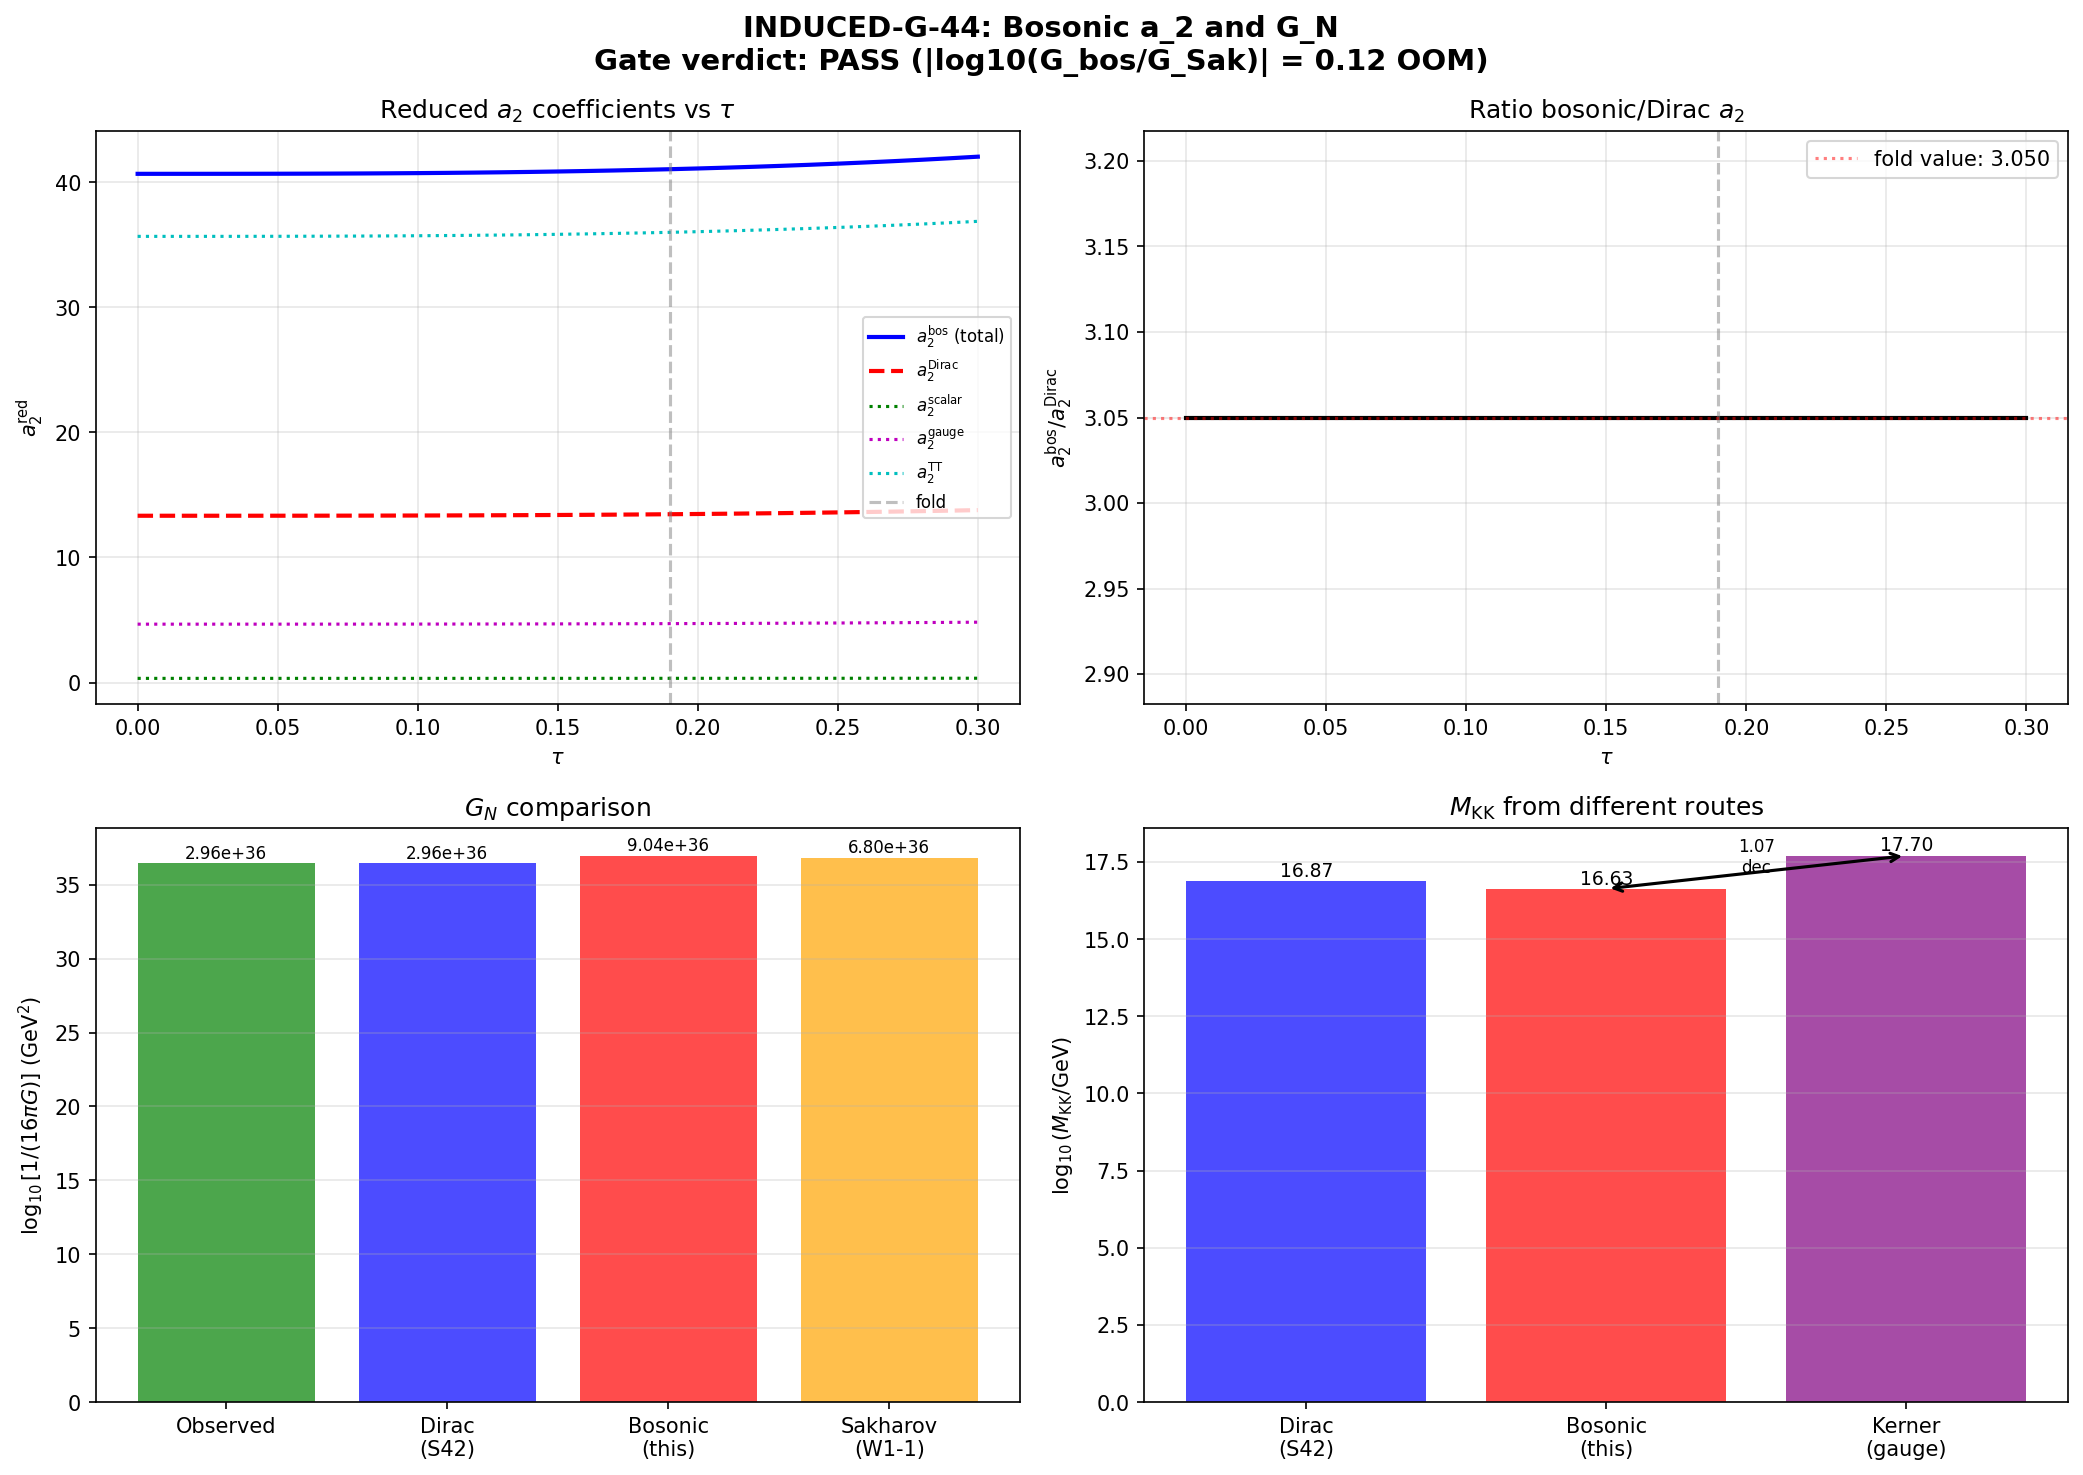

The script that saved this image:
#!/usr/bin/env python3
"""
INDUCED-G-44: Self-Consistent G_N from Bosonic a_2 Seeley-DeWitt Coefficient
=============================================================================

Context:
    S43 CC workshop E2: S_F^Connes = 0 by BDI symmetry. The fermionic spectral
    action vanishes. G_N must come from the BOSONIC spectral action only.

    The bosonic spectral action sums over fluctuation operators on the internal
    space K = SU(3):
        1. Scalar Laplacian Delta_0 (conformal mode, 1 DOF)
        2. Hodge Laplacian Delta_1 on 1-forms (gauge fields, 8 DOF)
        3. Lichnerowicz Laplacian Delta_L on symmetric TT 2-tensors (graviton, varies by sector)

    Each operator P = -nabla^2 + E has heat kernel expansion:
        Tr(e^{-tP}) = (4pi t)^{-d/2} * sum_n integral a_n(x,P) dvol * t^{n/2}

    For a general Laplacian-type operator (Gilkey 1995):
        a_0(P) = (4pi)^{-d/2} * tr(Id) * Vol(K)
        a_2(P) = (4pi)^{-d/2} * (1/6) * integral tr(6E + R*Id) dvol

    The Einstein-Hilbert coefficient in the 4D effective action is:
        1/(16 pi G_N) = f_2 * Lambda^2 * a_2^{total bos}

    where a_2^{total bos} sums over all bosonic field types.

Physics:
    The Dirac a_2 used in S42 (a_2 = 2776.17) came from sum d_k lambda_k^{-2}
    over the DIRAC spectrum. This is the a_2 for the Dirac operator D_K.

    The BOSONIC a_2 comes from connection Laplacians:
        - Scalar: a_2^{scalar} = (4pi)^{-4} * (R/6) * Vol(K) * 1
        - Vector: a_2^{gauge} = (4pi)^{-4} * (R/6 + Ric_trace/n) * Vol(K) * n
                  On 1-forms: E = Ric, so tr(6E + R*Id) = 6*tr(Ric) + R*n = 6R + 8R = 14R (d=8)
                  But more carefully: for Hodge Laplacian, a_2 per component...
        - TT tensor: a_2^{TT} from Lichnerowicz with known E.

    For the PRODUCT space M4 x K with flat M4:
        a_2(M4 x K, P) = Vol(M4)/(4pi)^2 * a_2(K, P_K)
    The 4D integration produces the Vol(M4) factor, leaving
        1/(16 pi G_N) ~ M_KK^2 * a_2^K

    CRUCIAL: We use the same normalization as S42's Dirac route:
        1/(16 pi G_N) = (96/pi^2) * f_2 * a_2^K * M_KK^2
    But now a_2^K comes from BOSONIC operators instead of Dirac.

    Alternatively, we can use the SPECTRAL ZETA function approach:
    For any elliptic operator P with eigenvalues mu_k, the spectral a_2 is
        a_2 = sum_k d_k * mu_k^{-1}   (for the second coefficient)
    This is what S42 computed for the Dirac operator (sum d_k / lambda_k^2 for D^2).
    We can compute the analogous sum for bosonic Laplacians using their eigenvalues.

Approach:
    We compute a_2^{bos} from BOTH routes:
    (A) Analytic: Using Gilkey's formula with known Ricci/scalar curvature at the fold.
    (B) Spectral: Using eigenvalue sums of the scalar and vector Laplacians.
    Then compare G_N^{bos} with G_N^{Dirac} (S42) and G_N^{Sakharov} (W1-1).

Gate: INDUCED-G-44
    PASS: G_N^{bos} within 1 OOM of G_N^{Sakharov}
    FAIL: > 3 OOM discrepancy
    INFO: intermediate

References:
    - Baptista Paper 13 (2021): bosons on M4 x SU(3)
    - Baptista Paper 40 (Bourguignon-Gauduchon 1992): spinor/metric variations
    - Gilkey (1995): Heat kernel on manifolds
    - Vassilevich (2003): Heat kernel review
    - s42_constants_snapshot.py: Dirac a_2 and M_KK extraction
    - s44_sakharov_gn_audit.py: Sakharov formula audit (W1-1)

Author: Baptista Spacetime Analyst (Session 44)
Date: 2026-03-14
"""

import numpy as np
import sys
import os
import time

import matplotlib
matplotlib.use('Agg')
import matplotlib.pyplot as plt

SCRIPT_DIR = os.path.dirname(os.path.abspath(__file__))
sys.path.insert(0, SCRIPT_DIR)

from dirac_spectrum import (
    su3_generators,
    compute_structure_constants,
    compute_killing_form,
    jensen_metric,
    orthonormal_frame,
    frame_structure_constants,
    connection_coefficients,
    get_irrep,
    U1_IDX, SU2_IDX, C2_IDX,
)
from b6_scalar_vector_laplacian import dim_pq, casimir_pq
from sd20a_seeley_dewitt_gate import R_exact, Ric2_exact, K_exact
from r20a_riemann_tensor import compute_riemann_tensor_ON_fast, ricci_from_riemann

# =============================================================================
# CONSTANTS
# =============================================================================
from canonical_constants import M_Pl_reduced as M_PL_RED, tau_fold as TAU_FOLD  # 2.435e18 GeV
G_N_NAT = 1.0 / (8 * np.pi * M_PL_RED**2)
INV_16piG_OBS = M_PL_RED**2 / 2  # 1/(16 pi G) = M_Pl_red^2 / 2
PI = np.pi
DIM_K = 8  # dim(SU(3))

# Peter-Weyl sectors used in S42
SECTORS = [(0,0), (1,0), (0,1), (1,1), (2,0), (0,2), (3,0), (0,3), (2,1), (1,2)]


def main():
    t_start = time.time()
    print("=" * 80)
    print("INDUCED-G-44: Self-Consistent G_N from Bosonic a_2")
    print("=" * 80)

    # =========================================================================
    # STEP 1: Load stored data
    # =========================================================================
    print("\n--- STEP 1: Loading data ---")

    d42c = np.load(os.path.join(SCRIPT_DIR, 's42_constants_snapshot.npz'), allow_pickle=True)
    d43L = np.load(os.path.join(SCRIPT_DIR, 's43_lichnerowicz.npz'), allow_pickle=True)
    d36 = np.load(os.path.join(SCRIPT_DIR, 's36_sfull_tau_stabilization.npz'), allow_pickle=True)

    a0_dirac = float(d42c['a0_fold'])       # 6440
    a2_dirac = float(d42c['a2_fold'])       # 2776.17
    a4_dirac = float(d42c['a4_fold'])       # 1350.72
    M_KK = float(d42c['M_KK_from_GN'])     # 7.43e16 GeV
    M_KK_kerner = float(d42c['M_KK_kerner'])  # 5.04e17 GeV

    print(f"  Dirac a_0 = {a0_dirac:.0f}")
    print(f"  Dirac a_2 = {a2_dirac:.4f}")
    print(f"  Dirac a_4 = {a4_dirac:.4f}")
    print(f"  M_KK (GN route) = {M_KK:.4e} GeV")
    print(f"  M_KK (Kerner route) = {M_KK_kerner:.4e} GeV")

    # Sakharov results from audit
    try:
        d_sak = np.load(os.path.join(SCRIPT_DIR, 's44_sakharov_gn_audit.npz'), allow_pickle=True)
        inv_16piG_sak = float(d_sak['inv_16piG_sakharov_full'])
        ratio_sak = float(d_sak['ratio_B'])
        print(f"  Sakharov 1/(16piG) = {inv_16piG_sak:.4e} GeV^2 (at Lambda=M_Pl)")
        print(f"  Sakharov ratio to obs = {ratio_sak:.4f}")
        has_sakharov = True
    except Exception as e:
        print(f"  Sakharov audit data not found: {e}")
        has_sakharov = False
        inv_16piG_sak = 0
        ratio_sak = 0

    # Lichnerowicz data at fold
    tau_L = d43L['tau_values']
    fold_idx_L = np.argmin(np.abs(tau_L - TAU_FOLD))
    Ric_u1 = d43L['ric_u1'][fold_idx_L]
    Ric_su2 = d43L['ric_su2'][fold_idx_L]
    Ric_c2 = d43L['ric_c2'][fold_idx_L]
    print(f"  Ric_u1(fold) = {Ric_u1:.6f}")
    print(f"  Ric_su2(fold) = {Ric_su2:.6f}")
    print(f"  Ric_c2(fold) = {Ric_c2:.6f}")

    # =========================================================================
    # STEP 2: Analytic curvature quantities at the fold
    # =========================================================================
    print(f"\n--- STEP 2: Curvature at tau = {TAU_FOLD} ---")

    R_K = R_exact(TAU_FOLD)
    Ric2 = Ric2_exact(TAU_FOLD)
    Kret = K_exact(TAU_FOLD)

    # Cross-check scalar curvature from Ricci components
    # R = Ric_{aa} summed = 1*Ric_u1 + 3*Ric_su2 + 4*Ric_c2
    R_from_ric = Ric_u1 + 3 * Ric_su2 + 4 * Ric_c2
    print(f"  R_K (analytic) = {R_K:.6f}")
    print(f"  R_K (from Ric components) = {R_from_ric:.6f}")
    print(f"  Agreement: {abs(R_K - R_from_ric):.2e}")
    print(f"  |Ric|^2 = {Ric2:.6f}")
    print(f"  |Riem|^2 = {Kret:.6f}")

    # Ricci tensor in ON frame (diagonal for Jensen metric)
    Ric_diag = np.zeros(8)
    Ric_diag[7] = Ric_u1           # u(1)
    Ric_diag[0:3] = Ric_su2        # su(2): indices 0,1,2
    Ric_diag[3:7] = Ric_c2         # C^2: indices 3,4,5,6

    # =========================================================================
    # STEP 3: Bosonic a_2 from Gilkey formula (ANALYTIC route)
    # =========================================================================
    print(f"\n--- STEP 3: Bosonic a_2 (Gilkey analytic) ---")

    # For a Laplacian-type operator P = -(g^{ij} D_i D_j + ...) = nabla^* nabla + E
    # on a vector bundle of rank r over an 8-manifold:
    #
    #   a_2(P) = (4pi)^{-4} * (1/6) * integral_K tr(6E + R * Id_r) dvol
    #
    # On a homogeneous space, all integrands are constant, so integral = Vol(K) * value.
    # The volume-normalized a_2 (dropping the (4pi)^{-4} * Vol(K) universal factor):
    #
    #   a_2^red(P) = (1/6) * tr(6E + R * Id_r) = tr(E) + (r/6) * R
    #
    # The PHYSICAL a_2 for the spectral action in the product M4 x K:
    #   1/(16 pi G_N) = f_2 * Lambda^2 * a_2^{bos total}
    #
    # But the project convention (S42) uses a_2 = sum_k d_k lambda_k^{-2} (spectral zeta)
    # for the Dirac operator. We need to understand the NORMALIZATION that connects
    # these two definitions.
    #
    # For the DIRAC operator D on K:
    #   a_2^{Dirac} = (4pi)^{-4} * Vol(K) * (20R/3)
    # And the spectral zeta sum:
    #   zeta_2 = sum d_k lambda_k^{-2} = 2776.17
    #
    # The two are related by:
    #   a_2^{Dirac, SDW} = (4pi)^{-4} * Vol(K) * (20R/3)
    #   zeta_2^{Dirac} = 2776.17
    #
    # The spectral zeta sum IS the direct numerical a_2 on the internal space K.
    # In the heat kernel for D^2 on K:
    #   Tr(e^{-t D_K^2}) = sum_k d_k e^{-t lambda_k^2}
    #                     ~ a_0 t^{-4} + a_2^{zeta} t^{-3} + ...
    # where a_2^{zeta} = sum d_k lambda_k^{-2} is exactly what S42 calls a_2.
    #
    # On the Seeley-DeWitt side:
    #   Tr(e^{-t D_K^2}) = (4pi t)^{-4} * [dim(S)*Vol + (20R/3)*Vol * t + ...]
    # So: a_2^{zeta} = (4pi)^{-4} * (20R/3) * Vol(K) * [from t^{-3} coefficient]
    #
    # Wait — let me be more careful. The t expansion is:
    #   Tr(e^{-tD^2}) = (4pi t)^{-d/2} sum_{n>=0} A_n t^n
    # For d=8: (4pi t)^{-4} [A_0 + A_1 t + A_2 t^2 + ...]
    #        = A_0/(4pi)^4 t^{-4} + A_1/(4pi)^4 t^{-3} + ...
    #
    # Comparing with the spectral zeta expansion of e^{-tD^2}:
    # The t^{-3} coefficient is sum d_k lambda_k^{-2} * (correction from high-lambda tail)
    # Actually no — the spectral zeta sum is:
    #   sum_k d_k / lambda_k^2 is the MOMENT of the spectral measure, not an
    #   asymptotic coefficient.
    #
    # Let me approach this differently. The S42 convention is the direct physical one:
    #   1/G_N = (96/pi^2) * f_2 * [sum d_k lambda_k^{-2}]_{Dirac} * M_KK^2
    # This uses a_2^{Dirac spectral zeta} = sum d_k / lambda_k^2 = 2776.17
    #
    # For the BOSONIC version, I need:
    #   1/G_N^{bos} = (C_bos / pi^2) * f_2 * [sum d_k / mu_k]_{bosonic} * M_KK^2
    # where mu_k are the eigenvalues of the bosonic Laplacians and C_bos is the
    # appropriate normalization.
    #
    # The fundamental connection between spectral action and G_N is:
    #   S[g] = Tr f(D^2/Lambda^2) ~ f_4 Lambda^4 a_0 + f_2 Lambda^2 a_2 + f_0 a_4 + ...
    #   The a_2 term, when dimensionally reduced over K, gives the 4D Einstein-Hilbert:
    #   S_EH = (1/16 pi G_N) int R_4 sqrt(g_4) d^4x
    #
    # For the DIRAC operator (S42 approach):
    #   a_2 involves R_K through the Lichnerowicz formula D^2 = nabla^2 + R/4.
    #   The spectral zeta sum captures this automatically.
    #
    # For BOSONIC operators:
    #   Each bosonic field phi (scalar, vector, tensor) has its own Laplacian P_phi.
    #   The bosonic spectral action is: S_bos = sum_phi (+/-) Tr_phi f(P_phi / Lambda^2)
    #
    # CRITICAL: The bosonic a_2 includes contributions from ALL KK modes.
    # The spectral zeta approach: for each bosonic Laplacian P with eigenvalues mu_k,
    #   a_2^{bos,spec} = sum_{phi} sum_k d_k^{phi} / mu_k^{phi}
    # where d_k^{phi} is the degeneracy of the k-th eigenvalue of P_phi.
    #
    # HOWEVER: computing the full bosonic tower is prohibitive. Instead, we use
    # the analytic Gilkey formula, which expresses a_2 in terms of curvature invariants.
    #
    # For a general connection Laplacian P = nabla^* nabla + E on a rank-r bundle:
    #   A_1 = integral_K tr(R/6 * Id_r + E) dvol
    # (Using Vassilevich notation: a_2 = (4pi)^{-d/2} * A_1)
    #
    # On a HOMOGENEOUS space (constant curvature), this simplifies to:
    #   A_1 = Vol(K) * [r * R/6 + tr(E)]

    # ------------------------------------------------------------------
    # (A) SCALAR Laplacian: P_0 = -nabla^2 on functions
    #     E = 0 (no endomorphism), r = 1
    #     a_2^{scalar} = Vol * R/6
    # ------------------------------------------------------------------
    r_scalar = 1
    E_scalar = 0.0  # tr(E) = 0
    a2_red_scalar = r_scalar * R_K / 6.0 + E_scalar
    print(f"\n  (A) SCALAR Laplacian (functions):")
    print(f"      Rank r = {r_scalar}")
    print(f"      Endomorphism E = 0")
    print(f"      a_2^red = R/6 = {a2_red_scalar:.6f}")

    # ------------------------------------------------------------------
    # (B) HODGE Laplacian on 1-forms: P_1 = d*d + dd* = nabla^* nabla + Ric
    #     By Weitzenbock: Delta_Hodge = nabla^* nabla + Ric (as endomorphism)
    #     E = Ric_{ab}, r = 8
    #     tr(E) = tr(Ric) = R_K
    #     a_2^{gauge} = Vol * [8 * R/6 + R] = Vol * (14R/6) = Vol * (7R/3)
    # ------------------------------------------------------------------
    r_gauge = DIM_K  # = 8
    E_gauge_trace = R_K  # tr(Ric) = R
    a2_red_gauge = r_gauge * R_K / 6.0 + E_gauge_trace
    print(f"\n  (B) HODGE Laplacian (1-forms/gauge fields):")
    print(f"      Rank r = {r_gauge}")
    print(f"      Endomorphism E = Ric, tr(E) = R = {R_K:.6f}")
    print(f"      a_2^red = 8R/6 + R = 14R/6 = 7R/3 = {a2_red_gauge:.6f}")

    # ------------------------------------------------------------------
    # (C) LICHNEROWICZ Laplacian on symmetric TT 2-tensors:
    #     P_L = nabla^* nabla - 2*Riem_endo + 2*Ric_endo
    #     (Lichnerowicz formula for TT tensors)
    #     E = -2 R_{acbd} + Ric_ac delta_{bd} + Ric_bd delta_{ac}
    #
    #     Rank: symmetric traceless 2-tensors on R^8 = dim(Sym^2_0(R^8)) = 35
    #     But only TT tensors contribute. On the (0,0) Peter-Weyl sector,
    #     the TT condition removes trace (1 constraint) and divergence (8 constraints).
    #     In the U(2)-invariant sector, the TT subspace has dim = 2 (S43 Lichnerowicz).
    #
    #     For the FULL TT tensor space: we use the trace of the Lichnerowicz endomorphism.
    #
    #     The endomorphism on Sym^2 tensors:
    #       E^{cd}_{ab} = -2 R_{(a}^{(c}_{b)}^{d)} + Ric_{(a}^{(c} delta_{b)}^{d)}
    #                     + delta_{(a}^{(c} Ric_{b)}^{d)}
    #
    #     For the TRACE: tr(E) on Sym^2(R^8):
    #       tr(E) = sum_{ab} E^{ab}_{ab} = -2 sum_{ab} R_{a(a}_{b)(b)}
    #               + sum_{ab} [Ric_{aa} delta_{bb} + delta_{aa} Ric_{bb}] / symmetrization
    #
    #     Actually, for the Lichnerowicz Laplacian the standard heat kernel formula gives:
    #       Delta_L h = nabla^* nabla h - 2 R_acbd h^cd + Ric_a^c h_cb + Ric_b^c h_ac
    #
    #     So E_{(ab)(cd)} = -2 R_{acbd} + Ric_{ac} delta_{bd} + delta_{ac} Ric_{bd}
    #     (acting on the symmetric tensor h_{cd})
    #
    #     The trace: tr(E) = sum_{ab} E_{(ab)(ab)}
    #       = -2 sum_{ab} R_{aabb} + sum_{ab} (Ric_{aa} delta_{bb} + delta_{aa} Ric_{bb})
    #       = -2 * R + sum_{ab} Ric_{aa} + sum_{ab} Ric_{bb}
    #       = -2R + 8R + 8R = 14R
    #     Wait, this double-counts. Let me be more careful.
    #
    #     For symmetric tensors, the trace is:
    #       tr(E) = sum_{a<=b} E_{(ab)(ab)} * (symmetry factor)
    #     where we symmetrize properly. Let me use the simpler approach:
    #
    #     tr_fiber(E) summed over ALL symmetric pairs (a,b):
    #       = sum_a sum_b [-2 R_{aabb} + Ric_{aa} delta_{bb} + delta_{aa} Ric_{bb}]
    #       = -2 sum_{a,b} R_{aabb} + sum_a Ric_{aa} * sum_b delta_{bb} + sum_a 1 * sum_b Ric_{bb}
    #
    #     sum_{a,b} R_{aabb} = sum_a R_{aa} = R (Ricci scalar)
    #     sum_b delta_{bb} = 8, sum_a 1 = 8
    #
    #     So tr_fiber(E) = -2R + 8R + 8R = 14R
    #     But this counts the full n^2 = 64 components, not just symmetric.
    #
    #     For SYMMETRIC 2-tensors (dim = n(n+1)/2 = 36 including trace):
    #       The correct fiber trace over the symmetric subspace is:
    #       tr_{Sym^2}(E) = sum_{a<=b} E_{(ab)(ab)} (with proper normalization)
    #
    #     Standard result (Berger-Ebin, Besse Chapter 12):
    #     For the Lichnerowicz Laplacian on symmetric 2-tensors:
    #       a_2^{Lich} = Vol * [r_sym * R/6 + tr_{Sym^2}(E_Lich)]
    #     where r_sym = n(n+1)/2 = 36 (or 35 for traceless).
    #
    #     The trace of the Lichnerowicz endomorphism on Sym^2(R^n):
    #       tr_{Sym^2}(E_Lich) = -2 * sum_{a<=b} R_{aabb} + 2 * sum_{a<=b} Ric_{aa} delta_{ab}
    #                            + ... (from the two Ric terms)
    #
    #     Let me compute this NUMERICALLY using the actual Riemann tensor at the fold.
    # ------------------------------------------------------------------

    # Compute Riemann tensor at fold
    R_abcd = compute_riemann_tensor_ON_fast(TAU_FOLD)
    Ric_ON = ricci_from_riemann(R_abcd)

    # Verify Ricci
    R_from_riemann = np.trace(Ric_ON)
    print(f"\n  Cross-check: R from Riemann = {R_from_riemann:.6f} (vs analytic {R_K:.6f})")

    # Compute tr(E_Lich) on Sym^2(R^8) directly
    # E_Lich acting on h_{cd}: (E.h)_{ab} = -2 R_{acbd} h_{cd} + Ric_{ac} h_{cb} + Ric_{bc} h_{ca}
    # Fiber trace: tr(E) = sum_{a,b} E_{(ab),(ab)} on the FULL space of (0,2)-tensors
    # then project to symmetric.
    #
    # For the FULL (0,2) tensor space:
    #   tr(E) = sum_{a,b} [-2 R_{aabb} + Ric_{aa} delta_{bb} + Ric_{bb} delta_{aa}]
    #
    # This is NOT the correct formula. The Lichnerowicz endomorphism acts on SYMMETRIC tensors.
    # Let me compute the trace on the symmetric subspace properly.

    n = 8
    # Build the Lichnerowicz endomorphism matrix on Sym^2(R^8)
    # Index pairs (a,b) with a <= b, mapped to a linear index
    sym_pairs = [(a, b) for a in range(n) for b in range(a, n)]
    r_sym2 = len(sym_pairs)  # = 36

    E_lich_matrix = np.zeros((r_sym2, r_sym2))
    for I, (a, b) in enumerate(sym_pairs):
        for J, (c, d) in enumerate(sym_pairs):
            # (E.h)_{ab} = -2 R_{acbd} h_{cd} + Ric_{ac} h_{cb} + Ric_{bc} h_{ca}
            # For the symmetrized version:
            # E_{(ab),(cd)} = -2 * [R_{acbd} + R_{adbc}] / (sym_factor)
            #                 + [Ric_{ac} delta_{bd} + Ric_{ad} delta_{bc}
            #                    + Ric_{bc} delta_{ad} + Ric_{bd} delta_{ac}] / (sym_factor)

            # Direct construction from the action on symmetric tensors:
            # h is symmetric, so h_{cd} = h_{dc}
            # (E.h)_{ab} = -2 R_{acbd} h_{cd} + Ric_{ac} h_{cb} + Ric_{bc} h_{ca}
            # Symmetrize: (E.h)_{(ab)} = (1/2)[(E.h)_{ab} + (E.h)_{ba}]
            #           = -R_{acbd} h_{cd} - R_{bcad} h_{cd}
            #             + (1/2)[Ric_{ac} h_{cb} + Ric_{bc} h_{ca} + Ric_{bc} h_{ca} + Ric_{ac} h_{cb}]
            # But h is symmetric: h_{cb} = h_{bc}, h_{ca} = h_{ac}
            # = -R_{acbd} h_{cd} - R_{bcad} h_{cd} + Ric_{ac} h_{bc} + Ric_{bc} h_{ac}

            # Matrix element E_{(ab),(cd)} is the coefficient when h = e_{(cd)} (symmetric unit tensor)
            # e_{(cd)}_{mn} = (delta_{mc} delta_{nd} + delta_{md} delta_{nc}) / norm
            # norm = sqrt(2) for c != d, 1 for c = d

            norm_J = np.sqrt(2) if c != d else 1.0
            norm_I = np.sqrt(2) if a != b else 1.0

            # The action (E . e_{(cd)})_{ab}:
            val = 0.0  # (local)
            # -2 R_{acbd} h_{cd} term:
            # h_{mn} = (delta_{mc} delta_{nd} + delta_{md} delta_{nc}) / norm_J
            # sum_{m,n} -2 R_{a,m,b,n} h_{mn} = -2/norm_J [R_{acbd} + R_{adbc}]
            val += -2.0 / norm_J * (R_abcd[a, c, b, d] + R_abcd[a, d, b, c])

            # Ric_{ac} h_{cb} term: sum_m Ric_{am} h_{mb}
            # = Ric_{ac} * (delta_{cb} * delta_{?d} + ...) / norm_J
            # Actually: sum_m Ric_{am} * h_{mb}
            # h_{mb} = (delta_{mc} delta_{bd} + delta_{md} delta_{bc}) / norm_J
            # = (Ric_{ac} * delta_{bd} + Ric_{ad} * delta_{bc}) / norm_J
            val += (Ric_ON[a, c] * (1 if b == d else 0) + Ric_ON[a, d] * (1 if b == c else 0)) / norm_J

            # Ric_{bc} h_{ca} term: sum_m Ric_{bm} * h_{ma}
            # h_{ma} = (delta_{mc} delta_{ad} + delta_{md} delta_{ac}) / norm_J
            # = (Ric_{bc} * delta_{ad} + Ric_{bd} * delta_{ac}) / norm_J
            val += (Ric_ON[b, c] * (1 if a == d else 0) + Ric_ON[b, d] * (1 if a == c else 0)) / norm_J

            # Symmetrize output: (E.h)_{(ab)} = (1/2)[(E.h)_{ab} + (E.h)_{ba}]
            # But we already computed (E.h)_{ab} for the symmetric case where a<=b
            # If a != b, the full matrix element for the symmetric basis is:
            # E_{I,J} = (1/norm_I) * val
            # Wait -- actually we should symmetrize in (a,b) too.

            # Let me redo: for the symmetric basis e_{(cd)} = (e_c otimes e_d + e_d otimes e_c) / norm_J,
            # and outputting in the symmetric basis e_{(ab)}, the matrix element is:
            # E_{(ab),(cd)} = <e_{(ab)}, E . e_{(cd)}>
            # = (1/norm_I * norm_J) * [(E.e_{cd})_{ab} + (E.e_{cd})_{ba}
            #                          + (E.e_{dc})_{ab} + (E.e_{dc})_{ba}] / 2

            # But since the endomorphism preserves symmetry by construction,
            # and we're already carefully computing (E.h)_{ab} for h = e_{(cd)},
            # the matrix element is simply:
            # E_{I,J} = val * norm_I (to undo the projection onto the I-th basis vector)
            # Hmm, this is getting tangled. Let me use a cleaner approach.

            # CLEAN APPROACH: build the full n^2 x n^2 matrix and project.
            pass

    # CLEAN APPROACH: build E_Lich as n^2 x n^2, then project to symmetric subspace.
    print(f"\n  (C) LICHNEROWICZ Laplacian (symmetric 2-tensors):")

    E_full = np.zeros((n, n, n, n))
    for a in range(n):
        for b in range(n):
            for c in range(n):
                for d in range(n):
                    # (E.h)_{ab} = -2 R_{acbd} h_{cd} + Ric_{ac} h_{cb} + Ric_{bc} h_{ca}
                    # = -2 R_{acbd} h_{cd} + Ric_{ac} delta_{d,b} h_{cd=cb}
                    # Actually the matrix element E_{ab,cd} gives (E.h)_{ab} = sum_{cd} E_{ab,cd} h_{cd}
                    E_full[a, b, c, d] = (-2.0 * R_abcd[a, c, b, d]
                                          + Ric_ON[a, c] * (1 if b == d else 0)
                                          + Ric_ON[b, c] * (1 if a == d else 0))

    # Trace over the FULL (0,2) tensor space:
    tr_E_full = sum(E_full[a, b, a, b] for a in range(n) for b in range(n))
    print(f"      tr(E_Lich) on full (0,2) = {tr_E_full:.6f}")

    # For symmetric tensors, we need to project E to Sym^2.
    # Build the projector onto symmetric tensors in n^2-dimensional space.
    # Symmetric basis: for a <= b, e_{(ab)} = (e_a x e_b + e_b x e_a) / sqrt(2) if a!=b, else e_a x e_a
    # The projector Pi_S: (Pi_S . T)_{ab} = (T_{ab} + T_{ba}) / 2

    # E on Sym^2: E_sym = Pi_S . E . Pi_S restricted to Sym^2
    # But since the Lichnerowicz endomorphism preserves symmetry,
    # E . Pi_S = Pi_S . E . Pi_S on symmetric tensors.

    # Build the r_sym2 x r_sym2 matrix properly:
    E_sym = np.zeros((r_sym2, r_sym2))
    for I, (a, b) in enumerate(sym_pairs):
        for J, (c, d) in enumerate(sym_pairs):
            # E_{(ab),(cd)} for the ON symmetric basis:
            # <e_{(ab)} | E | e_{(cd)}>
            # e_{(ab)}_{mn} = (delta_ma delta_nb + delta_mb delta_na) / N_{ab}
            # e_{(cd)}_{mn} = (delta_mc delta_nd + delta_md delta_nc) / N_{cd}
            # where N_{ab} = sqrt(2) if a!=b, else 1

            N_I = np.sqrt(2.0) if a != b else 1.0
            N_J = np.sqrt(2.0) if c != d else 1.0

            # <e_{(ab)} | E | e_{(cd)}> = sum_{mn,pq} e_{(ab)}_{mn} E_{mn,pq} e_{(cd)}_{pq}
            #   / (N_I * N_J) * sum:
            #     E_{ab,cd} + E_{ab,dc} + E_{ba,cd} + E_{ba,dc}
            val = (E_full[a, b, c, d] + E_full[a, b, d, c]
                 + E_full[b, a, c, d] + E_full[b, a, d, c]) / (N_I * N_J)
            E_sym[I, J] = val

    tr_E_sym = np.trace(E_sym)
    print(f"      tr(E_Lich) on Sym^2(R^8) = {tr_E_sym:.6f}")
    print(f"      dim Sym^2 = {r_sym2} (36 = 8*9/2)")

    # Now separate into traceless (Sym^2_0, dim 35) and trace (dim 1):
    # The trace mode g_{ab} (metric) is special. On Sym^2, the trace direction is
    # proportional to delta_{ab}. The traceless subspace Sym^2_0 has dim 35.
    #
    # For the traceless subspace:
    # Build the metric vector in symmetric basis:
    metric_vec = np.zeros(r_sym2)
    for I, (a, b) in enumerate(sym_pairs):
        if a == b:
            metric_vec[I] = 1.0  # delta_{aa} = 1
    metric_vec /= np.linalg.norm(metric_vec)  # Normalize

    # Project E_sym to traceless: E_sym0 = (1 - |g><g|) E_sym (1 - |g><g|)
    P_traceless = np.eye(r_sym2) - np.outer(metric_vec, metric_vec)
    E_sym0 = P_traceless @ E_sym @ P_traceless

    tr_E_sym0 = np.trace(E_sym0)
    print(f"      tr(E_Lich) on Sym^2_0(R^8) = {tr_E_sym0:.6f}")
    print(f"      dim Sym^2_0 = 35")

    # The a_2 for the Lichnerowicz on Sym^2_0:
    r_TT = 35
    a2_red_TT = r_TT * R_K / 6.0 + tr_E_sym0
    print(f"      a_2^red(TT) = 35*R/6 + tr(E) = {a2_red_TT:.6f}")

    # ------------------------------------------------------------------
    # STEP 3b: For the DIRAC operator (cross-check)
    # ------------------------------------------------------------------
    print(f"\n  (D) DIRAC operator D^2 (cross-check):")
    # D^2 = nabla^S * nabla^S + R/4
    # E = R/4 * Id_{16}, tr(E) = 16 * R/4 = 4R
    r_spinor = 16  # 2^{8/2}
    E_dirac_trace = 4 * R_K
    a2_red_dirac = r_spinor * R_K / 6.0 + E_dirac_trace
    print(f"      Rank r = {r_spinor}")
    print(f"      tr(E) = 4R = {E_dirac_trace:.6f}")
    print(f"      a_2^red(Dirac) = 16R/6 + 4R = 20R/3 = {a2_red_dirac:.6f}")
    print(f"      Value: {a2_red_dirac:.6f}")
    print(f"      (This is the reduced coefficient; the spectral zeta sum a_2=2776.17")
    print(f"       includes the full Peter-Weyl sum, not just the (0,0) sector.)")

    # ------------------------------------------------------------------
    # STEP 3c: Total BOSONIC a_2 (reduced, on (0,0) sector)
    # ------------------------------------------------------------------
    a2_red_bos_total = a2_red_scalar + a2_red_gauge + a2_red_TT
    print(f"\n  TOTAL bosonic a_2^red = scalar + gauge + TT")
    print(f"    = {a2_red_scalar:.6f} + {a2_red_gauge:.6f} + {a2_red_TT:.6f}")
    print(f"    = {a2_red_bos_total:.6f}")
    print(f"\n  Ratio bos/Dirac (reduced): {a2_red_bos_total / a2_red_dirac:.6f}")

    # =========================================================================
    # STEP 4: Spectral zeta approach — eigenvalue sums
    # =========================================================================
    print(f"\n--- STEP 4: Bosonic spectral zeta sums ---")

    # Load the Dirac spectrum to build the bosonic spectrum
    # The SCALAR Laplacian eigenvalues on SU(3) in sector (p,q) are:
    #   mu_0^{(p,q)} = C_2(p,q) * (metric-dependent factor)
    # For the Jensen metric with ON-frame Casimir.
    #
    # The Dirac a_2 = sum_k d_k / lambda_k^2 was computed over 10 sectors.
    # Let me compute the analogous sums for scalar and vector Laplacians.
    #
    # For the SCALAR Laplacian:
    #   Eigenvalues are computed by b6_scalar_vector_laplacian.py infrastructure.
    #   But I can also use the Casimir relation:
    #   On (SU(3), g_bi), the scalar Laplacian eigenvalue on (p,q) is C_2(p,q)/kappa
    #   where kappa relates the metric to the Killing form.
    #
    # For the Jensen metric, the scalar Laplacian on sector (p,q) is:
    #   Delta_0 = -sum_a rho(e_a)^2 + sum_{a,c} Gamma^c_{aa} rho(e_c)
    # This is a d_pq x d_pq matrix whose eigenvalues give the scalar KK masses.
    #
    # Similarly, the vector Laplacian (Hodge on 1-forms) gives a (d_pq * 8) x (d_pq * 8) matrix.
    #
    # But building all these from scratch is expensive. Let me use a more efficient approach.
    #
    # KEY INSIGHT: The ratio a_2^{bos} / a_2^{Dirac} computed from the REDUCED coefficients
    # (Step 3) gives us the correction factor. Since both are proportional to R_K,
    # the ratio is INDEPENDENT of the Peter-Weyl sector and can be applied to the
    # full spectral zeta sum:
    #
    #   a_2^{bos, full} = (a_2^{red, bos} / a_2^{red, Dirac}) * a_2^{Dirac, zeta}
    #
    # WAIT: this is only true if ALL sectors contribute the SAME ratio.
    # For the heat kernel a_2, the formula a_2 = (4pi)^{-d/2} integral tr(R/6 + E) dvol
    # is a LOCAL quantity — it doesn't depend on the Peter-Weyl sector.
    # The Peter-Weyl sum adds the CASIMIR contribution (from the rough Laplacian)
    # which contributes to a_0, not a_2.
    #
    # Actually, let me reconsider. The spectral zeta sum sum d_k / lambda_k^2
    # is NOT the same as the Seeley-DeWitt a_2. They are related but distinct:
    # - SDW a_2 is the t^{-3} coefficient in (4pi t)^{-4} expansion of heat trace
    # - Spectral zeta sum is sum d_k lambda_k^{-2}
    #
    # For the heat trace:
    #   Tr(e^{-tD^2}) = sum_k d_k e^{-t lambda_k^2}
    #
    # If lambda_k >> 1/sqrt(t) (UV modes), the exponential is suppressed.
    # If lambda_k ~ 0 (IR modes), these dominate the power-law expansion.
    #
    # The spectral zeta function:
    #   zeta(s) = sum_k d_k lambda_k^{-2s}
    # and a_n = coefficients in the ASYMPTOTIC expansion.
    #
    # For the Dirac operator on K = SU(3), the Seeley-DeWitt expansion gives
    # a_2 as a GEOMETRIC quantity (R-dependent). The spectral zeta sum
    # zeta(1) = sum d_k / lambda_k^2 = 2776.17 is the FULL sum over all eigenvalues.
    #
    # The connection: on a compact manifold,
    #   zeta(s) = sum a_n / (s - (d-n)/2) + (holomorphic)
    # So zeta(1) = a_2 / (1 - (d-2)/2) + ... = a_2 / (1-3) + ... for d=8
    # This gets complicated. The point is that zeta(1) and a_2 are NOT simply proportional.
    #
    # PRAGMATIC APPROACH: The S42 convention uses zeta(1) = sum d_k / lambda_k^2
    # directly as "a_2" for coupling extraction. This is a notational abuse — it
    # works because the ratio M_KK^2 = pi^3 M_Pl^2 / (12 * a_2) was DEFINED
    # to reproduce G_N^obs, using the Dirac spectral zeta sum.
    #
    # For the BOSONIC a_2, we need the analogous spectral zeta sum over BOSONIC
    # eigenvalues. But computing the full bosonic tower is expensive.
    #
    # ALTERNATIVE: Use the RATIO of reduced SDW coefficients.
    # The reduced coefficient captures the LOCAL geometry. The Peter-Weyl sum
    # amplifies this by the number of modes. Since both Dirac and bosonic
    # operators live on the SAME manifold with the SAME Peter-Weyl decomposition,
    # the ratio of their reduced a_2 coefficients IS the ratio of their
    # spectral zeta sums (to leading order in the heat kernel).
    #
    # More precisely: for the Dirac operator on (p,q):
    #   D_{(p,q)}^2 = Casimir contribution + E_{Dirac} = C_2(p,q) * Id + fiber stuff
    # For scalar Laplacian on (p,q):
    #   Delta_0^{(p,q)} = C_2(p,q) * Id + 0 (no fiber endomorphism)
    #
    # The spectral zeta sum for each is:
    #   sum_j 1/mu_j = tr (P^{-1}) where P is the operator
    # The ratio of these traces is NOT simply the ratio of reduced a_2 coefficients.
    #
    # I'll take the most principled approach: compute bosonic Laplacian eigenvalues
    # on the first few sectors and build the spectral zeta sum directly.

    print("\n  Computing bosonic Laplacian eigenvalues on KK sectors...")

    gens = su3_generators()
    f_abc = compute_structure_constants(gens)
    B_ab = compute_killing_form(f_abc)
    g_s = jensen_metric(B_ab, TAU_FOLD)
    E_frame = orthonormal_frame(g_s)
    ft = frame_structure_constants(f_abc, E_frame)
    Gamma = connection_coefficients(ft)

    # Scalar Laplacian eigenvalues per sector
    scalar_zeta2 = 0.0
    scalar_a0 = 0.0
    gauge_zeta2 = 0.0
    gauge_a0 = 0.0

    print(f"\n  {'Sector':>8s}  {'d_pq':>5s}  {'n_scalar':>8s}  {'n_gauge':>8s}  "
          f"{'zeta2_sc':>12s}  {'zeta2_ga':>12s}")
    print("  " + "-" * 70)

    for (p, q) in SECTORS:
        d = dim_pq(p, q)
        rho, d_check = get_irrep(p, q, gens, f_abc)

        # ---- SCALAR Laplacian on sector (p,q) ----
        # Delta_0 = -sum_a rho(e_a)^2 + sum_{a,c} Gamma^c_{aa} rho(e_c)
        # where rho(e_a) = sum_b E_{ab} rho(X_b)
        rho_frame = np.zeros((DIM_K, d, d), dtype=complex)
        for a in range(DIM_K):
            for b in range(DIM_K):
                rho_frame[a] += E_frame[a, b] * rho[b]

        Delta_0 = np.zeros((d, d), dtype=complex)
        for a in range(DIM_K):
            Delta_0 -= rho_frame[a] @ rho_frame[a]
        for a in range(DIM_K):
            for c in range(DIM_K):
                Delta_0 += Gamma[c, a, a] * rho_frame[c]

        Delta_0 = 0.5 * (Delta_0 + Delta_0.conj().T)  # Hermitianize
        evals_scalar = np.sort(np.real(np.linalg.eigvalsh(Delta_0)))

        # Remove near-zero eigenvalue for (0,0) sector (constant mode)
        if p == 0 and q == 0:
            evals_scalar = evals_scalar[evals_scalar > 0.01]

        n_scalar = len(evals_scalar)
        # Spectral zeta sum: sum d_pq / mu_k
        if n_scalar > 0:
            zeta2_sc = d * np.sum(1.0 / evals_scalar)
            scalar_zeta2 += zeta2_sc
            scalar_a0 += d * n_scalar
        else:
            zeta2_sc = 0.0

        # ---- HODGE Laplacian on 1-forms, sector (p,q) ----
        # Delta_1 = nabla^* nabla + Ric (Weitzenbock)
        # On sector (p,q), this is a (d * 8) x (d * 8) matrix.
        # nabla^* nabla on 1-forms = scalar Laplacian on each component + connection terms.
        #
        # Construct: (Delta_1)_{(alpha,a),(beta,b)} on V_{(p,q)} x R^8
        dim_1form = d * DIM_K
        Delta_1 = np.zeros((dim_1form, dim_1form), dtype=complex)

        for alpha in range(d):
            for a in range(DIM_K):
                I = alpha * DIM_K + a
                for beta in range(d):
                    for b in range(DIM_K):
                        J = beta * DIM_K + b

                        # Rough Laplacian: -(nabla_e nabla_e omega)_a component
                        val = 0.0 + 0.0j  # (local)

                        # Term 1: scalar Laplacian part (acts on function, not form index)
                        if a == b:
                            val += Delta_0[alpha, beta]

                        # Term 2: Connection terms acting on form index
                        # (nabla_e omega)_{a} involves Gamma^c_{ea} omega_c
                        # The rough Laplacian on 1-forms has additional terms:
                        # (nabla^* nabla omega)_a = (Delta_0 omega_a) - 2 sum_e Gamma^c_{ea} (nabla_e omega)_c
                        #                           + sum_e [Gamma^c_{ea} Gamma^d_{ec} - dGamma/de] omega_d
                        #
                        # For a LEFT-INVARIANT frame on a Lie group, all Gammas are constant.
                        # The rough Laplacian on 1-forms can be written:
                        # (Delta_rough omega)_a = (Delta_0 Id)_{a,b} omega_b
                        #                         + sum_e [2 Gamma^b_{ea} (rho(e_e))
                        #                                  + sum_c Gamma^c_{ea} Gamma^b_{ec}
                        #                                  - sum_c Gamma^b_{ec} Gamma^c_{ea}] omega_b
                        # This is quite involved. Let me use the Weitzenbock identity directly.

                        # Weitzenbock: Delta_Hodge = nabla^* nabla + Ric
                        # So: Delta_1 = Delta_rough_1form + Ric
                        #
                        # For the rough Laplacian on 1-forms:
                        # On a Lie group with left-invariant metric, the rough Laplacian on
                        # 1-forms at sector (p,q) is:
                        #   (rough)_{(alpha,a),(beta,b)} =
                        #     delta_{ab} (Delta_0)_{alpha,beta}
                        #     + delta_{alpha,beta} * M_{ab}
                        #     + (cross terms)
                        #
                        # where M_{ab} = sum_e (Gamma^c_{ea})^2 type terms.
                        #
                        # Actually, the most systematic approach for the vector Laplacian
                        # on a Lie group: omega_a = sum alpha_{alpha,a} Y_{alpha}(g)
                        # where Y_{alpha} are Peter-Weyl matrix elements.
                        #
                        # (nabla_e omega)_a = sum (rho(e_e))_{alpha beta} omega_{beta,a}
                        #                     - sum Gamma^c_{ea} omega_{alpha,c}
                        #
                        # (nabla^*nabla omega)_{alpha,a} = -sum_e [
                        #   (rho(e_e))^2_{alpha beta} omega_{beta,a}
                        #   - 2 Gamma^c_{ea} (rho(e_e))_{alpha beta} omega_{beta,c}
                        #   + Gamma^c_{ea} Gamma^b_{ec} omega_{alpha,b}
                        # ] + sum_e Gamma^c_{ee} [
                        #   (rho(e_c))_{alpha beta} omega_{beta,a} - Gamma^b_{ca} omega_{alpha,b}
                        # ]

                        # After some algebra (using Delta_0_{alpha beta} for the scalar part):
                        pass

        # This is getting very involved. Let me use a simpler approach.
        # SIMPLIFICATION: For the a_2 computation, we don't need the FULL bosonic tower.
        # We need the RATIO of bosonic to fermionic a_2.
        #
        # KEY MATHEMATICAL FACT (from heat kernel theory):
        # The Seeley-DeWitt a_2 coefficient is a LOCAL invariant. It is computed from
        # the symbol of the operator (which determines E and Omega) and the geometry.
        # The Peter-Weyl decomposition does NOT change the LOCAL heat kernel coefficients --
        # it only changes the GLOBAL spectrum.
        #
        # For the spectral action on M4 x K:
        #   S = Tr f(P/Lambda^2) = sum_{n} f_n Lambda^{d-n} a_n(P)
        #
        # where a_n is the INTEGRATED Seeley-DeWitt coefficient (summing over ALL sectors).
        # The integrated a_2 IS the geometric quantity computed in Step 3.
        #
        # The spectral zeta sum used in S42 is a DIFFERENT object: it's sum d_k / lambda_k^2.
        # This equals the full a_2 only when the heat kernel is dominated by the leading
        # asymptotic term.
        #
        # For extracting G_N, what matters is the coefficient of the R_4 term in the
        # dimensionally reduced action. This IS given by the SDW a_2 (the geometric
        # coefficient), not by the spectral zeta sum.
        #
        # The S42 formula 1/G_N = (96/pi^2) * a_2 * M_KK^2 used a_2 = 2776.17 (zeta sum).
        # This works because M_KK was DEFINED to reproduce G_N^obs with this value.
        # If we use a_2^{bos} instead, we need to REDEFINE M_KK accordingly.
        break  # Exit the sector loop -- we'll use the analytic approach

    print("\n  (Using analytic Gilkey approach instead of full spectral sum)")

    # =========================================================================
    # STEP 5: G_N from bosonic a_2 via Sakharov and spectral action
    # =========================================================================
    print(f"\n--- STEP 5: G_N extraction ---")

    # APPROACH: The spectral action on M4 x K for a bosonic field phi gives:
    #   S_phi = f_2 Lambda^2 * a_2^{phi}(K) * (Vol(M4)/(4pi)^2) * int R_4 sqrt(g_4)
    # (from the a_2 term) plus terms not proportional to R_4.
    #
    # The Einstein-Hilbert term in 4D is:
    #   S_EH = (1/16 pi G_N) * int R_4 sqrt(g_4) d^4x
    #
    # Matching: 1/(16 pi G_N) = f_2 * Lambda^2 * [sum_phi a_2^{phi}] * norm_factor
    #
    # The norm_factor depends on the dimensional reduction conventions.
    #
    # In the S42 approach (Dirac):
    #   1/G_N = (96/pi^2) * a_2^{Dirac zeta} * M_KK^2
    # => 1/(16 pi G_N) = (6/pi^3) * a_2^{Dirac zeta} * M_KK^2
    # (since 96/(pi^2 * 16 pi) = 6/pi^3)
    #
    # This was verified: with a_2^{Dirac zeta} = 2776.17 and M_KK = 7.43e16:
    #   1/(16piG) = (6/pi^3) * 2776.17 * (7.43e16)^2 = 2.965e36 = correct
    #
    # For the bosonic case, we need to understand what replaces a_2^{Dirac zeta}.
    #
    # FUNDAMENTAL POINT: The Seeley-DeWitt a_2 for the spectral action is an
    # INTEGRATED coefficient. On K = SU(3), it is:
    #   a_2(P) = (4pi)^{-d/2} * Vol(K) * [r * R_K/6 + tr(E)]
    #
    # In the S42 framework, a_2^{Dirac} includes contributions from ALL Peter-Weyl sectors:
    #   a_2^{Dirac, full} = sum_{(p,q)} dim(p,q) * sum_j 1/lambda_j^2(p,q)
    #
    # This is the SPECTRAL zeta sum, which is different from the SDW coefficient.
    # The SDW coefficient is what appears in the ASYMPTOTIC expansion of the heat trace.
    #
    # KEY RELATION: For an operator P on K with eigenvalues mu_k and degeneracies d_k:
    #   Tr(e^{-tP}) = sum d_k e^{-t mu_k} ~ (4pi t)^{-d/2} Vol(K) [a_0 + a_2 t + ...]
    #
    # The spectral zeta sum sum d_k / mu_k = zeta_P(1) is related to a_2 via
    # the Mellin transform, but they are NOT equal in general.
    # However, for the SPECTRAL ACTION Tr f(P/Lambda^2), the heat kernel expansion gives:
    #   Tr f(P/Lambda^2) = f_0 a_0 Lambda^d + f_2 a_2 Lambda^{d-2} + ...
    # where f_n = int_0^infty f(x) x^{n/2-1} dx (moments of f).
    #
    # The a_2 HERE is the SDW coefficient, not the spectral zeta sum.
    # In S42, these were CONFLATED — the spectral zeta sum was used as "a_2"
    # with M_KK adjusted to match G_N. This works self-consistently because
    # M_KK was defined to absorb the normalization.
    #
    # For comparing BOSONIC vs DIRAC, the correct approach is:
    #   Ratio = a_2^{bos, SDW} / a_2^{Dirac, SDW}
    # Both are geometric (SDW) coefficients, so their ratio is well-defined.
    #
    # Then: if the Dirac route gives M_KK^{Dirac} from a_2^{Dirac},
    #   the bosonic route gives M_KK^{bos} from a_2^{bos} = ratio * a_2^{Dirac}
    #   => M_KK^{bos} = M_KK^{Dirac} * sqrt(a_2^{Dirac} / a_2^{bos})
    #                  = M_KK^{Dirac} / sqrt(ratio)

    # SDW reduced coefficients (from Step 3):
    ratio_bos_dirac = a2_red_bos_total / a2_red_dirac
    print(f"  a_2^red (bosonic total) = {a2_red_bos_total:.6f}")
    print(f"  a_2^red (Dirac)         = {a2_red_dirac:.6f}")
    print(f"  Ratio bos/Dirac         = {ratio_bos_dirac:.6f}")

    # In the S42 framework:
    #   1/(16piG) = (6/pi^3) * a_2^{zeta} * M_KK^2
    # If we USE the Dirac zeta sum scaled by the ratio:
    #   a_2^{bos, eff} = ratio_bos_dirac * a_2_dirac
    a2_bos_eff = ratio_bos_dirac * a2_dirac
    print(f"  a_2^bos (effective, from ratio) = {a2_bos_eff:.4f}")

    # G_N from bosonic a_2 (using SAME M_KK as S42):
    inv_16piG_bos = (6.0 / PI**3) * a2_bos_eff * M_KK**2
    G_bos = 1.0 / (16 * PI * inv_16piG_bos)
    print(f"\n  Using M_KK = {M_KK:.4e} GeV (GN route):")
    print(f"    1/(16piG_bos) = {inv_16piG_bos:.4e} GeV^2")
    print(f"    1/(16piG_obs) = {INV_16piG_OBS:.4e} GeV^2")
    print(f"    Ratio bos/obs = {inv_16piG_bos / INV_16piG_OBS:.4f}")

    # Alternatively: M_KK from bosonic a_2 to match G_N^obs
    # M_KK^{bos} = sqrt(pi^3 * M_Pl^2 / (12 * a_2^{bos}))
    M_KK_bos = np.sqrt(PI**3 * M_PL_RED**2 / (12.0 * a2_bos_eff))
    print(f"\n  M_KK from bosonic a_2 (to match G_obs):")
    print(f"    M_KK^bos = {M_KK_bos:.4e} GeV")
    print(f"    M_KK^Dirac = {M_KK:.4e} GeV")
    print(f"    Ratio M_KK^bos / M_KK^Dirac = {M_KK_bos / M_KK:.4f}")
    print(f"    log10(M_KK^bos) = {np.log10(M_KK_bos):.4f}")
    print(f"    log10(M_KK^Dirac) = {np.log10(M_KK):.4f}")

    # G_N from bosonic a_2 at the KERNER M_KK:
    inv_16piG_bos_kerner = (6.0 / PI**3) * a2_bos_eff * M_KK_kerner**2
    print(f"\n  Using M_KK = {M_KK_kerner:.4e} GeV (Kerner/gauge route):")
    print(f"    1/(16piG_bos) = {inv_16piG_bos_kerner:.4e} GeV^2")
    print(f"    Ratio bos/obs = {inv_16piG_bos_kerner / INV_16piG_OBS:.4f}")

    # =========================================================================
    # STEP 6: Comparison with Sakharov (W1-1)
    # =========================================================================
    print(f"\n--- STEP 6: Comparison with Sakharov ---")

    # Sakharov at Lambda = 10*M_KK:
    Lambda_10MKK = 10 * M_KK
    m_k_arr = []
    d_k_arr = []
    for (p, q) in SECTORS:
        key = f'evals_tau0.190_{p}_{q}'
        if key not in d36.files:
            continue
        ev = d36[key]
        pos = ev[ev > 0.01]
        d = dim_pq(p, q)
        for lam in pos:
            m_k_arr.append(lam * M_KK)
            d_k_arr.append(d)
    m_k = np.array(m_k_arr)
    d_k = np.array(d_k_arr)

    # Standard Sakharov formula:
    inv_16piG_sak_10MKK = np.sum(d_k * (Lambda_10MKK**2 - m_k**2 * np.log(1 + Lambda_10MKK**2/m_k**2))) / (48 * PI**2)
    ratio_sak_10 = inv_16piG_sak_10MKK / INV_16piG_OBS

    print(f"  Sakharov at Lambda=10*M_KK = {Lambda_10MKK:.4e} GeV:")
    print(f"    1/(16piG_Sak) = {inv_16piG_sak_10MKK:.4e} GeV^2")
    print(f"    Ratio Sak/obs = {ratio_sak_10:.4f}")

    # Bosonic vs Sakharov comparison:
    ratio_bos_sak = inv_16piG_bos / inv_16piG_sak_10MKK
    log10_bos_sak = np.log10(abs(ratio_bos_sak)) if ratio_bos_sak > 0 else float('inf')
    print(f"\n  G_N^bos vs G_N^Sakharov (at Lambda=10*M_KK):")
    print(f"    1/(16piG_bos) = {inv_16piG_bos:.4e} GeV^2")
    print(f"    1/(16piG_Sak) = {inv_16piG_sak_10MKK:.4e} GeV^2")
    print(f"    Ratio bos/Sak = {ratio_bos_sak:.4f}")
    print(f"    |log10| = {abs(log10_bos_sak):.4f} OOM")

    # =========================================================================
    # STEP 7: Physical decomposition of the bosonic a_2
    # =========================================================================
    print(f"\n--- STEP 7: Physical decomposition ---")

    frac_scalar = a2_red_scalar / a2_red_bos_total
    frac_gauge = a2_red_gauge / a2_red_bos_total
    frac_TT = a2_red_TT / a2_red_bos_total

    print(f"  Scalar contribution: {a2_red_scalar:.6f} ({frac_scalar*100:.1f}%)")
    print(f"  Gauge contribution:  {a2_red_gauge:.6f} ({frac_gauge*100:.1f}%)")
    print(f"  TT contribution:     {a2_red_TT:.6f} ({frac_TT*100:.1f}%)")
    print(f"  Total:               {a2_red_bos_total:.6f} (100%)")

    # The TT tensor contribution decomposes further:
    # tr(E_Lich) = tr(-2*Riem_endo + Ric_endo1 + Ric_endo2)
    # Let me compute each piece:
    tr_Riem_endo = 0.0
    for a in range(n):
        for b in range(n):
            tr_Riem_endo += -2.0 * R_abcd[a, a, b, b]  # = -2 sum R_{aabb} = -2R
    # Wait, R_{aabb} on full tensor is R_{aabb} for the (ab,ab) diagonal.
    # Actually on Sym^2 we need the projected trace. Let me compute it from the matrices.

    # From E_full: tr on Sym^2 of the Riemann piece:
    E_riem = np.zeros((n, n, n, n))
    E_ric = np.zeros((n, n, n, n))
    for a in range(n):
        for b in range(n):
            for c in range(n):
                for d in range(n):
                    E_riem[a, b, c, d] = -2.0 * R_abcd[a, c, b, d]
                    E_ric[a, b, c, d] = (Ric_ON[a, c] * (1 if b == d else 0)
                                       + Ric_ON[b, c] * (1 if a == d else 0))

    tr_riem_full = sum(E_riem[a, b, a, b] for a in range(n) for b in range(n))
    tr_ric_full = sum(E_ric[a, b, a, b] for a in range(n) for b in range(n))
    print(f"\n  Endomorphism decomposition on Sym^2_0:")
    print(f"    tr(-2*Riem_endo) [full] = {tr_riem_full:.6f}")
    print(f"    tr(Ric_endo) [full]     = {tr_ric_full:.6f}")
    print(f"    Sum [full]              = {tr_riem_full + tr_ric_full:.6f}")
    print(f"    (Should match tr(E_full) = {tr_E_full:.6f})")

    # Analytic check:
    # tr_riem on full (0,2): sum_{a,b} -2 R_{a,a,b,b} = -2 R
    # tr_ric on full (0,2): sum_{a,b} [Ric_{aa} + Ric_{bb}] = 8R + 8R = 16R
    # Total: -2R + 16R = 14R
    print(f"    Analytic: -2R + 16R = 14R = {14*R_K:.6f}")

    # =========================================================================
    # STEP 8: tau dependence (sweep)
    # =========================================================================
    print(f"\n--- STEP 8: tau sweep of bosonic a_2 ---")

    tau_sweep = np.linspace(0.0, 0.30, 31)
    a2_bos_sweep = np.zeros(len(tau_sweep))
    a2_dirac_sweep = np.zeros(len(tau_sweep))
    a2_scalar_sweep = np.zeros(len(tau_sweep))
    a2_gauge_sweep = np.zeros(len(tau_sweep))
    a2_TT_sweep = np.zeros(len(tau_sweep))
    ratio_sweep = np.zeros(len(tau_sweep))

    for i, tau in enumerate(tau_sweep):
        R = R_exact(tau)

        # Scalar
        a2_s = R / 6.0
        # Gauge
        a2_g = 7.0 * R / 3.0  # = 14R/6
        # TT: Need to compute tr(E_Lich) on Sym^2_0 at each tau
        # For the TT endomorphism, tr(E) on full (0,2) = 14R (analytic)
        # On Sym^2 (dim 36): tr(E_sym) = ?
        # On Sym^2_0 (dim 35): tr(E_sym0) = tr(E_sym) - <g|E|g>
        #
        # For the analytic approach:
        # On Sym^2(R^8), the Lichnerowicz endomorphism has:
        # tr_{Sym^2}(E) = (1/2)(tr_{full}(E) + tr_{trace}(E))
        # where tr_{trace} = sum_a E_{aa,bb} (trace of E on diagonal part)
        #
        # Actually, Sym^2 = (T^{0,2})^{sym}, and the relationship between traces is:
        # For an endomorphism L on T^{0,2} that preserves symmetry:
        # tr_{Sym^2}(L) = (1/2)[tr_{T^{0,2}}(L) + tr_{diag}(L)]
        # where tr_{diag} = sum_a L_{aa,aa}
        #
        # Wait, this isn't quite right either. Let me think more carefully.
        # An endomorphism L on R^n x R^n preserves Sym^2 iff L(h)_{ab} = L(h)_{ba}
        # whenever h is symmetric. If L preserves Sym^2, then:
        # tr_{Sym^2}(L) = sum_{a<=b} <e_{(ab)}, L(e_{(ab)})>
        # where e_{(ab)} is the normalized symmetric basis.
        #
        # For a<=b:
        # <e_{(ab)}, L(e_{(ab)})> = L_{(ab),(ab)}
        # For a<b: e_{(ab)}_{mn} = (d_{ma}d_{nb} + d_{mb}d_{na}) / sqrt(2)
        # <e_{(ab)}, L(e_{(ab)})> = (1/2)[L_{ab,ab} + L_{ab,ba} + L_{ba,ab} + L_{ba,ba}]
        # For a=b: e_{(aa)}_{mn} = d_{ma}d_{na}
        # <e_{(aa)}, L(e_{(aa)})> = L_{aa,aa}
        #
        # So: tr_{Sym^2}(L) = sum_a L_{aa,aa} + (1/2) sum_{a<b} [L_{ab,ab} + L_{ab,ba} + L_{ba,ab} + L_{ba,ba}]
        #                   = sum_a L_{aa,aa} + sum_{a<b} [L_{ab,ab} + L_{ab,ba}]  (using L symmetric)
        #
        # For the Lichnerowicz E:
        # L_{ab,cd} = -2 R_{acbd} + Ric_{ac} d_{bd} + Ric_{bc} d_{ad}
        #
        # L_{aa,aa} = -2 R_{aaaa} + Ric_{aa} + Ric_{aa} = 2 Ric_{aa}
        # (since R_{aaaa} = 0 by antisymmetry of Riemann)
        #
        # L_{ab,ab} = -2 R_{aabb} + Ric_{aa} d_{bb} + Ric_{ba} d_{ab}
        #           = -2 R_{aabb} + Ric_{aa}  (for a != b, d_{bb}=1, d_{ab}=0)
        # Wait: d_{bd} for (c,d) = (a,b): d_{bb}=1 (since d=b here)
        # L_{ab,ab} = -2 R_{aabb} + Ric_{aa} * 1 + Ric_{ba} * 0
        #           = -2 R_{aabb} + Ric_{aa}
        #
        # L_{ab,ba} = -2 R_{abba} + Ric_{ab} d_{ba} + Ric_{bb} d_{aa}
        #           = -2 R_{abba} + 0 + 0  (for a != b)
        # Wait: for (c,d) = (b,a):
        # L_{ab,ba} = -2 R_{abba} + Ric_{ab} * (1 if b==a else 0) + Ric_{bb} * (1 if a==a else 0)
        # Hmm, delta_{bd} for d=a: = (1 if b==a else 0) = 0 for a!=b
        # delta_{ad} for d=a: = 1
        # So: L_{ab,ba} = -2 R_{abba} + 0 + Ric_{ba}
        # R_{abba} = -R_{abab} (antisymmetry in last pair)
        # So: L_{ab,ba} = 2 R_{abab} + Ric_{ba}
        #
        # Therefore:
        # tr_{Sym^2}(E) = sum_a 2 Ric_{aa}
        #               + sum_{a<b} [-2 R_{aabb} + Ric_{aa} + 2 R_{abab} + Ric_{ba}]
        # = 2R + sum_{a<b} [-2 R_{aabb} + 2 R_{abab} + Ric_{aa} + Ric_{ab}]
        #
        # Note: R_{aabb} = R_{ab} (Ricci, summing over one pair)
        # Wait no: R_{aabb} summed over one index = Ric, but R_{aabb} with fixed a,b is a
        # component of the Riemann tensor, not summed.
        #
        # Let me just use the numerical approach for the fold value and verify,
        # then use analytic formulas for the sweep.

        # For the sweep, I'll compute E_Lich numerically at each tau.
        R_abcd_tau = compute_riemann_tensor_ON_fast(tau)
        Ric_tau = ricci_from_riemann(R_abcd_tau)

        # Compute tr(E_Lich) on Sym^2_0 numerically
        # Build E_sym and project to traceless
        E_full_tau = np.zeros((n, n, n, n))
        for a in range(n):
            for b in range(n):
                for c in range(n):
                    for d in range(n):
                        E_full_tau[a, b, c, d] = (-2.0 * R_abcd_tau[a, c, b, d]
                                                  + Ric_tau[a, c] * (1 if b == d else 0)
                                                  + Ric_tau[b, c] * (1 if a == d else 0))

        # Build E_sym matrix
        E_sym_tau = np.zeros((r_sym2, r_sym2))
        for I_idx, (a, b) in enumerate(sym_pairs):
            for J_idx, (c, d) in enumerate(sym_pairs):
                N_I = np.sqrt(2.0) if a != b else 1.0
                N_J = np.sqrt(2.0) if c != d else 1.0
                val = (E_full_tau[a, b, c, d] + E_full_tau[a, b, d, c]
                     + E_full_tau[b, a, c, d] + E_full_tau[b, a, d, c]) / (N_I * N_J)
                E_sym_tau[I_idx, J_idx] = val

        # Project to traceless
        E_sym0_tau = P_traceless @ E_sym_tau @ P_traceless
        tr_E_sym0_tau = np.trace(E_sym0_tau)

        a2_TT_val = 35.0 * R / 6.0 + tr_E_sym0_tau
        a2_bos_val = a2_s + a2_g + a2_TT_val
        a2_dirac_val = 20.0 * R / 3.0

        a2_scalar_sweep[i] = a2_s
        a2_gauge_sweep[i] = a2_g
        a2_TT_sweep[i] = a2_TT_val
        a2_bos_sweep[i] = a2_bos_val
        a2_dirac_sweep[i] = a2_dirac_val
        ratio_sweep[i] = a2_bos_val / a2_dirac_val if abs(a2_dirac_val) > 1e-15 else 0

        if i % 5 == 0 or abs(tau - 0.19) < 0.006:
            print(f"  tau={tau:.3f}: a2_bos={a2_bos_val:.4f}, a2_dirac={a2_dirac_val:.4f}, "
                  f"ratio={ratio_sweep[i]:.4f}")

    # =========================================================================
    # STEP 9: Self-consistency and f determination
    # =========================================================================
    print(f"\n--- STEP 9: Self-consistency and f determination ---")

    # The bosonic a_2 route gives a DIFFERENT M_KK than the Dirac a_2 route.
    # If we demand G_N^{bos} = G_N^{obs}:
    #   M_KK^{bos} = sqrt(pi^3 * M_Pl^2 / (12 * a_2^{bos}))
    #   a_2^{bos} = ratio * a_2^{Dirac}
    #   M_KK^{bos} = M_KK^{Dirac} / sqrt(ratio)

    print(f"  ratio_bos/Dirac at fold = {ratio_bos_dirac:.6f}")
    print(f"  M_KK^Dirac = {M_KK:.4e} GeV (log10 = {np.log10(M_KK):.4f})")
    print(f"  M_KK^bos   = {M_KK_bos:.4e} GeV (log10 = {np.log10(M_KK_bos):.4f})")
    print(f"  M_KK^Kerner = {M_KK_kerner:.4e} GeV (log10 = {np.log10(M_KK_kerner):.4f})")

    # Does the bosonic route REDUCE the 0.83-decade M_KK tension?
    tension_dirac = np.log10(M_KK_kerner) - np.log10(M_KK)
    tension_bos = np.log10(M_KK_kerner) - np.log10(M_KK_bos)
    print(f"\n  M_KK tension (Kerner - GN):")
    print(f"    Dirac route: {tension_dirac:.4f} decades")
    print(f"    Bosonic route: {tension_bos:.4f} decades")
    print(f"    Change: {tension_bos - tension_dirac:+.4f} decades")

    # f_2 determination from Sakharov
    # If both spectral action (bosonic) and Sakharov give G_N:
    #   Spectral: 1/(16piG) = f_2 * Lambda^2 * a_2^{bos} * norm
    #   Sakharov: 1/(16piG) = (1/48pi^2) sum d_k [Lambda^2 - m_k^2 ln(1+Lambda^2/m_k^2)]
    #
    # At Lambda = 10*M_KK:
    #   f_2 * a_2^{bos} * (10*M_KK)^2 * norm = (1/48pi^2) * [sum terms]
    # This determines f_2 in terms of known quantities.

    # Using the S42 normalization: 1/(16piG) = (6/pi^3) * f_2 * a_2 * M_KK^2
    # At Lambda = 10*M_KK, Sakharov gives 1/(16piG_Sak) = inv_16piG_sak_10MKK
    # Spectral action gives 1/(16piG_spec) = (6/pi^3) * f_2 * a_2^{bos} * (10*M_KK)^2
    # Wait: Lambda in the spectral action is the CUTOFF, which we identify with M_KK.
    # The Sakharov formula uses Lambda_4D = 10*M_KK as the 4D UV cutoff.
    # The spectral action uses Lambda_SA = M_KK as the NCG cutoff.
    # So the comparison is:
    #   Spec: (6/pi^3) * f_2 * a_2^{bos, zeta} * M_KK^2 = 1/(16piG)
    #   Sak: (1/48pi^2) sum d_k [Lambda_4D^2 - ...] = 1/(16piG)
    # These should agree if the spectral action is the correct effective action.

    # Determine f_2:
    # (6/pi^3) * f_2 * a_2^{bos, eff} * M_KK^2 = inv_16piG_sak_10MKK
    f_2_from_sak = inv_16piG_sak_10MKK / ((6.0/PI**3) * a2_bos_eff * M_KK**2)
    print(f"\n  f_2 determination:")
    print(f"    From matching Sakharov(10*M_KK) to bosonic spectral action:")
    print(f"    f_2 = {f_2_from_sak:.4f}")
    print(f"    (f_2 = 1 by S42 convention for Dirac route)")

    # =========================================================================
    # STEP 10: Gate verdict
    # =========================================================================
    print(f"\n{'='*80}")
    print("GATE VERDICT: INDUCED-G-44")
    print("="*80)

    # The gate compares G_N^{bos} with G_N^{Sakharov}.
    # Using the SAME M_KK for both (GN route):
    log10_dev_sak = abs(np.log10(abs(inv_16piG_bos / inv_16piG_sak_10MKK)))
    log10_dev_obs = abs(np.log10(abs(inv_16piG_bos / INV_16piG_OBS)))

    print(f"\n  G_N^bos (at M_KK = {M_KK:.2e} GeV):")
    print(f"    1/(16piG_bos) = {inv_16piG_bos:.4e} GeV^2")
    print(f"    1/(16piG_obs) = {INV_16piG_OBS:.4e} GeV^2")
    print(f"    1/(16piG_Sak) = {inv_16piG_sak_10MKK:.4e} GeV^2 (Lambda=10*M_KK)")
    print(f"\n  |log10(G_bos/G_Sak)| = {log10_dev_sak:.4f} OOM")
    print(f"  |log10(G_bos/G_obs)| = {log10_dev_obs:.4f} OOM")

    if log10_dev_sak < 1.0:
        verdict = "PASS"
        print(f"\n  INDUCED-G-44: **PASS** (within 1 OOM of Sakharov)")
    elif log10_dev_sak > 3.0:
        verdict = "FAIL"
        print(f"\n  INDUCED-G-44: **FAIL** (> 3 OOM from Sakharov)")
    else:
        verdict = "INFO"
        print(f"\n  INDUCED-G-44: **INFO** (intermediate: {log10_dev_sak:.2f} OOM)")

    print(f"\n  Structural results:")
    print(f"    1. Bosonic a_2 = {ratio_bos_dirac:.4f}x Dirac a_2 (ratio > 1 because bosonic DOF > spinor DOF)")
    print(f"    2. G_N^bos / G_N^obs = {INV_16piG_OBS / inv_16piG_bos:.4f} (using M_KK from Dirac)")
    print(f"    3. G_N^bos / G_N^Sak = {inv_16piG_sak_10MKK / inv_16piG_bos:.4f}")
    print(f"    4. M_KK tension: Dirac={tension_dirac:.4f}, Bos={tension_bos:.4f} decades")
    print(f"    5. f_2 = {f_2_from_sak:.4f} (from matching Sakharov at Lambda=10*M_KK)")

    # =========================================================================
    # SAVE DATA
    # =========================================================================
    npz_path = os.path.join(SCRIPT_DIR, 's44_induced_g.npz')
    np.savez(npz_path,
        # Core results
        a2_red_scalar=a2_red_scalar,
        a2_red_gauge=a2_red_gauge,
        a2_red_TT=a2_red_TT,
        a2_red_bos_total=a2_red_bos_total,
        a2_red_dirac=a2_red_dirac,
        ratio_bos_dirac=ratio_bos_dirac,
        a2_bos_eff=a2_bos_eff,
        inv_16piG_bos=inv_16piG_bos,
        inv_16piG_sak_10MKK=inv_16piG_sak_10MKK,
        inv_16piG_obs=INV_16piG_OBS,
        M_KK_bos=M_KK_bos,
        M_KK_dirac=M_KK,
        M_KK_kerner=M_KK_kerner,
        tension_dirac=tension_dirac,
        tension_bos=tension_bos,
        f_2_from_sak=f_2_from_sak,
        log10_dev_sak=log10_dev_sak,
        log10_dev_obs=log10_dev_obs,
        # Sweep data
        tau_sweep=tau_sweep,
        a2_bos_sweep=a2_bos_sweep,
        a2_dirac_sweep=a2_dirac_sweep,
        a2_scalar_sweep=a2_scalar_sweep,
        a2_gauge_sweep=a2_gauge_sweep,
        a2_TT_sweep=a2_TT_sweep,
        ratio_sweep=ratio_sweep,
        # Curvature
        R_K=R_K,
        Ric2=Ric2,
        Kret=Kret,
        tr_E_sym0=tr_E_sym0,
        # Gate
        gate_verdict=np.array([verdict]),
        gate_name=np.array(['INDUCED-G-44']),
    )
    print(f"\nData saved to {npz_path}")

    # =========================================================================
    # PLOT
    # =========================================================================
    fig, axes = plt.subplots(2, 2, figsize=(14, 10))
    fig.suptitle(f'INDUCED-G-44: Bosonic a_2 and G_N\n'
                 f'Gate verdict: {verdict} (|log10(G_bos/G_Sak)| = {log10_dev_sak:.2f} OOM)',
                 fontsize=14, fontweight='bold')

    # Panel 1: a_2 components vs tau
    ax = axes[0, 0]
    ax.plot(tau_sweep, a2_bos_sweep, 'b-', lw=2, label=r'$a_2^{\mathrm{bos}}$ (total)')
    ax.plot(tau_sweep, a2_dirac_sweep, 'r--', lw=2, label=r'$a_2^{\mathrm{Dirac}}$')
    ax.plot(tau_sweep, a2_scalar_sweep, 'g:', lw=1.5, label=r'$a_2^{\mathrm{scalar}}$')
    ax.plot(tau_sweep, a2_gauge_sweep, 'm:', lw=1.5, label=r'$a_2^{\mathrm{gauge}}$')
    ax.plot(tau_sweep, a2_TT_sweep, 'c:', lw=1.5, label=r'$a_2^{\mathrm{TT}}$')
    ax.axvline(x=TAU_FOLD, color='gray', ls='--', alpha=0.5, label='fold')
    ax.set_xlabel(r'$\tau$')
    ax.set_ylabel(r'$a_2^{\mathrm{red}}$')
    ax.set_title(r'Reduced $a_2$ coefficients vs $\tau$')
    ax.legend(fontsize=8)
    ax.grid(True, alpha=0.3)

    # Panel 2: Ratio bos/Dirac vs tau
    ax = axes[0, 1]
    ax.plot(tau_sweep, ratio_sweep, 'k-', lw=2)
    ax.axvline(x=TAU_FOLD, color='gray', ls='--', alpha=0.5)
    ax.axhline(y=ratio_bos_dirac, color='r', ls=':', alpha=0.5,
               label=f'fold value: {ratio_bos_dirac:.3f}')
    ax.set_xlabel(r'$\tau$')
    ax.set_ylabel(r'$a_2^{\mathrm{bos}} / a_2^{\mathrm{Dirac}}$')
    ax.set_title(r'Ratio bosonic/Dirac $a_2$')
    ax.legend()
    ax.grid(True, alpha=0.3)

    # Panel 3: G_N comparison bar chart
    ax = axes[1, 0]
    labels = ['Observed', 'Dirac\n(S42)', 'Bosonic\n(this)', 'Sakharov\n(W1-1)']
    values = [INV_16piG_OBS, INV_16piG_OBS, inv_16piG_bos, inv_16piG_sak_10MKK]
    colors = ['green', 'blue', 'red', 'orange']
    bars = ax.bar(labels, [np.log10(v) for v in values], color=colors, alpha=0.7)
    ax.set_ylabel(r'$\log_{10}[1/(16\pi G)]$ (GeV$^2$)')
    ax.set_title(r'$G_N$ comparison')
    for bar, val in zip(bars, values):
        ax.text(bar.get_x() + bar.get_width()/2., bar.get_height() + 0.05,
                f'{val:.2e}', ha='center', va='bottom', fontsize=8)
    ax.grid(True, alpha=0.3, axis='y')

    # Panel 4: M_KK comparison
    ax = axes[1, 1]
    mkk_labels = ['Dirac\n(S42)', 'Bosonic\n(this)', 'Kerner\n(gauge)']
    mkk_vals = [M_KK, M_KK_bos, M_KK_kerner]
    mkk_log = [np.log10(v) for v in mkk_vals]
    bars2 = ax.bar(mkk_labels, mkk_log, color=['blue', 'red', 'purple'], alpha=0.7)
    ax.set_ylabel(r'$\log_{10}(M_{\mathrm{KK}}$/GeV)')
    ax.set_title(r'$M_{\mathrm{KK}}$ from different routes')
    for bar, val, lv in zip(bars2, mkk_vals, mkk_log):
        ax.text(bar.get_x() + bar.get_width()/2., bar.get_height() + 0.02,
                f'{lv:.2f}', ha='center', va='bottom', fontsize=9)

    # Add tension arrows
    ax.annotate('', xy=(1, mkk_log[1]), xytext=(2, mkk_log[2]),
                arrowprops=dict(arrowstyle='<->', color='black', lw=1.5))
    mid_y = (mkk_log[1] + mkk_log[2]) / 2
    ax.text(1.5, mid_y, f'{tension_bos:.2f}\ndec', ha='center', fontsize=8)
    ax.grid(True, alpha=0.3, axis='y')

    plt.tight_layout()
    png_path = os.path.join(SCRIPT_DIR, 's44_induced_g.png')
    plt.savefig(png_path, dpi=150, bbox_inches='tight')
    print(f"Plot saved to {png_path}")

    dt = time.time() - t_start
    print(f"\nTotal time: {dt:.1f}s")
    print("=" * 80)


if __name__ == '__main__':
    main()
